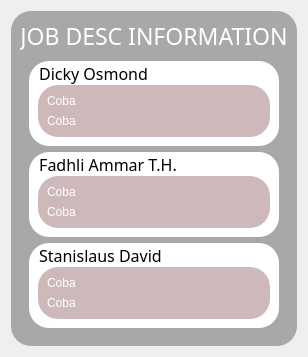
         <widget class="QWidget" name="Information_page">
          <property name="styleSheet">
           <string notr="true">QWidget#Information_page{
border-image: url(:/newPrefix/14546211_rm127-tang-16b-japaneseframe.jpg);
}</string>
          </property>
          <layout class="QGridLayout" name="gridLayout_5">
           <item row="0" column="1">
            <widget class="QFrame" name="frame_7">
             <property name="styleSheet">
              <string notr="true">background-color:rgba(0,0,0,0.3);
border-radius:20px;</string>
             </property>
             <property name="frameShape">
              <enum>QFrame::StyledPanel</enum>
             </property>
             <property name="frameShadow">
              <enum>QFrame::Raised</enum>
             </property>
             <layout class="QVBoxLayout" name="verticalLayout_2">
              <property name="spacing">
               <number>0</number>
              </property>
              <item>
               <widget class="QLabel" name="label_6">
                <property name="maximumSize">
                 <size>
                  <width>16777215</width>
                  <height>60</height>
                 </size>
                </property>
                <property name="font">
                 <font>
                  <family>OCR A Extended</family>
                  <pointsize>17</pointsize>
                 </font>
                </property>
                <property name="styleSheet">
                 <string notr="true">background-color:rgba(0,0,0,0);
color: rgba(255,255,255,1);</string>
                </property>
                <property name="text">
                 <string>JOB DESC INFORMATION</string>
                </property>
                <property name="alignment">
                 <set>Qt::AlignCenter</set>
                </property>
               </widget>
              </item>
              <item>
               <widget class="QFrame" name="frame_8">
                <property name="styleSheet">
                 <string notr="true">background-color:rgba(0,0,0,0);</string>
                </property>
                <property name="frameShape">
                 <enum>QFrame::StyledPanel</enum>
                </property>
                <property name="frameShadow">
                 <enum>QFrame::Raised</enum>
                </property>
                <layout class="QVBoxLayout" name="verticalLayout_3">
                 <item>
                  <widget class="QFrame" name="frame_9">
                   <property name="styleSheet">
                    <string notr="true">background-color:rgba(255,255,255,1);</string>
                   </property>
                   <property name="frameShape">
                    <enum>QFrame::StyledPanel</enum>
                   </property>
                   <property name="frameShadow">
                    <enum>QFrame::Raised</enum>
                   </property>
                   <layout class="QGridLayout" name="gridLayout_6">
                    <property name="leftMargin">
                     <number>9</number>
                    </property>
                    <property name="topMargin">
                     <number>1</number>
                    </property>
                    <property name="spacing">
                     <number>0</number>
                    </property>
                    <item row="0" column="0" alignment="Qt::AlignLeft|Qt::AlignVCenter">
                     <widget class="QPushButton" name="Dicky">
                      <property name="font">
                       <font>
                        <family>OCR A Extended</family>
                        <pointsize>12</pointsize>
                       </font>
                      </property>
                      <property name="cursor">
                       <cursorShape>PointingHandCursor</cursorShape>
                      </property>
                      <property name="styleSheet">
                       <string notr="true">background-image: url(:/newPrefix/angle-small-down.png);
background-color:rgba(0,0,0,0);
padding-left:1px;</string>
                      </property>
                      <property name="text">
                       <string>Dicky Osmond</string>
                      </property>
                      <property name="icon">
                       <iconset resource="Resources.qrc">
                        <normaloff>:/newPrefix/angle-small-down - Copy (2).png</normaloff>
                        <normalon>:/newPrefix/angle-small-up - Copy.png</normalon>:/newPrefix/angle-small-down - Copy (2).png</iconset>
                      </property>
                      <property name="iconSize">
                       <size>
                        <width>25</width>
                        <height>25</height>
                       </size>
                      </property>
                      <property name="checkable">
                       <bool>true</bool>
                      </property>
                      <property name="checked">
                       <bool>false</bool>
                      </property>
                      <property name="autoRepeat">
                       <bool>false</bool>
                      </property>
                     </widget>
                    </item>
                    <item row="1" column="0">
                     <widget class="QFrame" name="frame_10">
                      <property name="styleSheet">
                       <string notr="true">background-color: rgb(205, 185, 186);
color : rgba(255,255,255,1);
border-radius-top: 0px 0px;
border-radius-bottom: 20px 20px;</string>
                      </property>
                      <property name="frameShape">
                       <enum>QFrame::StyledPanel</enum>
                      </property>
                      <property name="frameShadow">
                       <enum>QFrame::Raised</enum>
                      </property>
                      <layout class="QVBoxLayout" name="verticalLayout_7">
                       <item>
                        <widget class="QLabel" name="label_7">
                         <property name="text">
                          <string>Coba</string>
                         </property>
                        </widget>
                       </item>
                       <item>
                        <widget class="QLabel" name="label_8">
                         <property name="text">
                          <string>Coba</string>
                         </property>
                        </widget>
                       </item>
                      </layout>
                     </widget>
                    </item>
                   </layout>
                  </widget>
                 </item>
                 <item>
                  <widget class="QFrame" name="frame_11">
                   <property name="styleSheet">
                    <string notr="true">background-color:rgba(255,255,255,1);</string>
                   </property>
                   <property name="frameShape">
                    <enum>QFrame::StyledPanel</enum>
                   </property>
                   <property name="frameShadow">
                    <enum>QFrame::Raised</enum>
                   </property>
                   <layout class="QGridLayout" name="gridLayout_7">
                    <property name="topMargin">
                     <number>1</number>
                    </property>
                    <property name="spacing">
                     <number>0</number>
                    </property>
                    <item row="0" column="0" alignment="Qt::AlignLeft|Qt::AlignVCenter">
                     <widget class="QPushButton" name="pushButton_10">
                      <property name="font">
                       <font>
                        <family>OCR A Extended</family>
                        <pointsize>12</pointsize>
                       </font>
                      </property>
                      <property name="cursor">
                       <cursorShape>PointingHandCursor</cursorShape>
                      </property>
                      <property name="styleSheet">
                       <string notr="true">background-color:rgba(0,0,0,0);
padding-left:1px;</string>
                      </property>
                      <property name="text">
                       <string>Fadhli Ammar T.H.</string>
                      </property>
                      <property name="icon">
                       <iconset resource="Resources.qrc">
                        <normaloff>:/newPrefix/angle-small-down - Copy (2).png</normaloff>
                        <normalon>:/newPrefix/angle-small-up - Copy.png</normalon>:/newPrefix/angle-small-down - Copy (2).png</iconset>
                      </property>
                      <property name="iconSize">
                       <size>
                        <width>25</width>
                        <height>25</height>
                       </size>
                      </property>
                      <property name="checkable">
                       <bool>true</bool>
                      </property>
                     </widget>
                    </item>
                    <item row="1" column="0">
                     <widget class="QFrame" name="frame_13">
                      <property name="styleSheet">
                       <string notr="true">background-color: rgb(205, 185, 186);
color : rgba(255,255,255,1);
border-radius-top: 0px 0px;
border-radius-bottom: 20px 20px;</string>
                      </property>
                      <property name="frameShape">
                       <enum>QFrame::StyledPanel</enum>
                      </property>
                      <property name="frameShadow">
                       <enum>QFrame::Raised</enum>
                      </property>
                      <layout class="QVBoxLayout" name="verticalLayout_8">
                       <item>
                        <widget class="QLabel" name="label_9">
                         <property name="text">
                          <string>Coba</string>
                         </property>
                        </widget>
                       </item>
                       <item>
                        <widget class="QLabel" name="label_10">
                         <property name="text">
                          <string>Coba</string>
                         </property>
                        </widget>
                       </item>
                      </layout>
                     </widget>
                    </item>
                   </layout>
                  </widget>
                 </item>
                 <item>
                  <widget class="QFrame" name="frame_12">
                   <property name="styleSheet">
                    <string notr="true">background-color:rgba(255,255,255,1);</string>
                   </property>
                   <property name="frameShape">
                    <enum>QFrame::StyledPanel</enum>
                   </property>
                   <property name="frameShadow">
                    <enum>QFrame::Raised</enum>
                   </property>
                   <layout class="QGridLayout" name="gridLayout_8">
                    <property name="topMargin">
                     <number>1</number>
                    </property>
                    <property name="verticalSpacing">
                     <number>0</number>
                    </property>
                    <item row="0" column="0" alignment="Qt::AlignLeft|Qt::AlignVCenter">
                     <widget class="QPushButton" name="pushButton_11">
                      <property name="font">
                       <font>
                        <family>OCR A Extended</family>
                        <pointsize>12</pointsize>
                       </font>
                      </property>
                      <property name="cursor">
                       <cursorShape>PointingHandCursor</cursorShape>
                      </property>
                      <property name="styleSheet">
                       <string notr="true">background-color:rgba(0,0,0,0);
padding-left : 1px;</string>
                      </property>
                      <property name="text">
                       <string>Stanislaus David </string>
                      </property>
                      <property name="icon">
                       <iconset resource="Resources.qrc">
                        <normaloff>:/newPrefix/angle-small-down - Copy (2).png</normaloff>
                        <normalon>:/newPrefix/angle-small-up - Copy.png</normalon>:/newPrefix/angle-small-down - Copy (2).png</iconset>
                      </property>
                      <property name="iconSize">
                       <size>
                        <width>25</width>
                        <height>25</height>
                       </size>
                      </property>
                      <property name="checkable">
                       <bool>true</bool>
                      </property>
                     </widget>
                    </item>
                    <item row="1" column="0">
                     <widget class="QFrame" name="frame_14">
                      <property name="styleSheet">
                       <string notr="true">background-color: rgb(205, 185, 186);
color : rgba(255,255,255,1);
border-radius-top: 0px 0px;
border-radius-bottom: 20px 20px;</string>
                      </property>
                      <property name="frameShape">
                       <enum>QFrame::StyledPanel</enum>
                      </property>
                      <property name="frameShadow">
                       <enum>QFrame::Raised</enum>
                      </property>
                      <layout class="QVBoxLayout" name="verticalLayout_9">
                       <property name="leftMargin">
                        <number>9</number>
                       </property>
                       <item>
                        <widget class="QLabel" name="label_11">
                         <property name="text">
                          <string>Coba</string>
                         </property>
                        </widget>
                       </item>
                       <item>
                        <widget class="QLabel" name="label_12">
                         <property name="text">
                          <string>Coba</string>
                         </property>
                        </widget>
                       </item>
                      </layout>
                     </widget>
                    </item>
                   </layout>
                  </widget>
                 </item>
                </layout>
               </widget>
              </item>
             </layout>
            </widget>
           </item>
          </layout>
         </widget>
